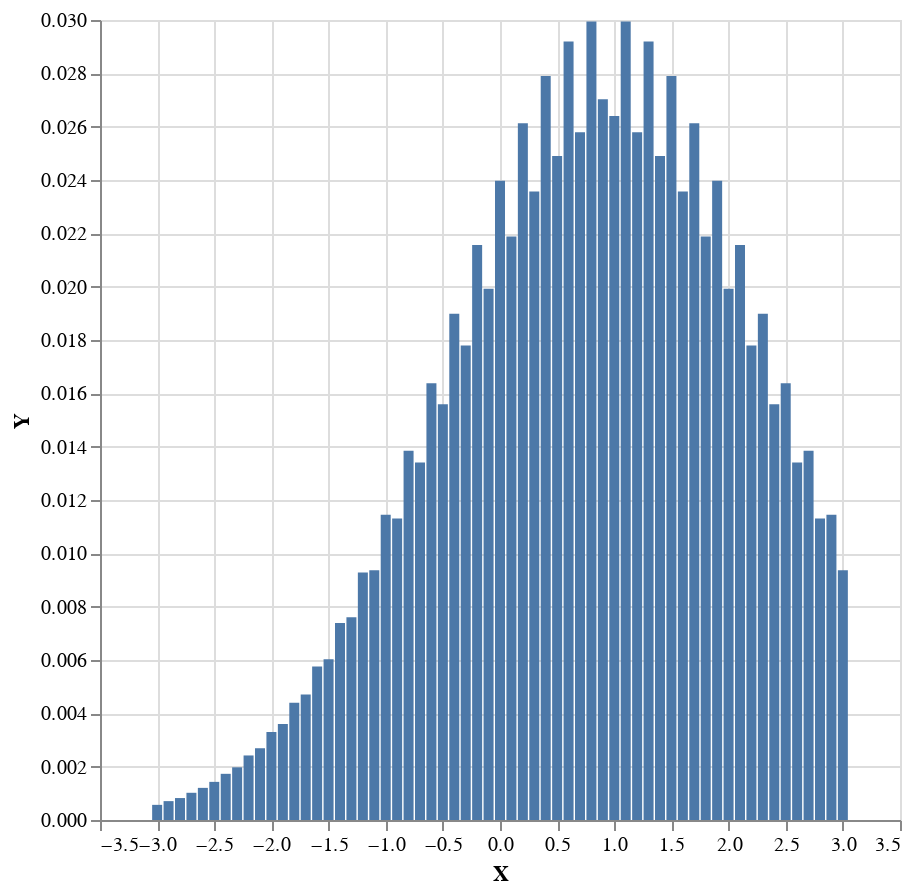

The code cell stored with this chart in its notebook:
### Code cell
bins = toBin 0.1 <$> ([-3,-2.9..3] :: [Double])

xs = fst <$> bins

model = do
    x <- normal 0 1
    y <- normal 1 1
    return (x+y)

ys = [probability x $ model | x <- bins ]

vlShow $ barPlot xs ys
xs

-- probability (-0.2,0.1) $ normal 0 1

### Figure 1 — Vega-Lite specification as saved in the notebook (floating-point values rounded to 4 significant figures)
{"height": 400, "data": {"values": [{"Y": 0.0005678, "X": -3}, {"Y": 0.0007079, "X": -2.9}, {"Y": 0.000823, "X": -2.8}, {"Y": 0.001021, "X": -2.7}, {"Y": 0.001205, "X": -2.6}, {"Y": 0.00143, "X": -2.5}, {"Y": 0.001732, "X": -2.4}, {"Y": 0.001976, "X": -2.3}, {"Y": 0.00242, "X": -2.2}, {"Y": 0.002691, "X": -2.1}, {"Y": 0.003297, "X": -2}, {"Y": 0.003601, "X": -1.9}, {"Y": 0.004401, "X": -1.8}, {"Y": 0.004709, "X": -1.7}, {"Y": 0.00576, "X": -1.6}, {"Y": 0.006033, "X": -1.5}, {"Y": 0.007391, "X": -1.4}, {"Y": 0.007601, "X": -1.3}, {"Y": 0.009281, "X": -1.2}, {"Y": 0.009363, "X": -1.1}, {"Y": 0.01145, "X": -1}, {"Y": 0.01131, "X": -0.9}, {"Y": 0.01384, "X": -0.8}, {"Y": 0.01341, "X": -0.7}, {"Y": 0.01637, "X": -0.6}, {"Y": 0.01559, "X": -0.5}, {"Y": 0.01898, "X": -0.4}, {"Y": 0.01779, "X": -0.3}, {"Y": 0.02157, "X": -0.2}, {"Y": 0.01992, "X": -0.1}, {"Y": 0.02397, "X": 0}, {"Y": 0.02188, "X": 0.1}, {"Y": 0.02613, "X": 0.2}, {"Y": 0.02356, "X": 0.3}, {"Y": 0.0279, "X": 0.4}, {"Y": 0.0249, "X": 0.5}, {"Y": 0.02919, "X": 0.6}, {"Y": 0.02579, "X": 0.7}, {"Y": 0.02994, "X": 0.8}, {"Y": 0.02703, "X": 0.9}, {"Y": 0.0264, "X": 1}, {"Y": 0.02994, "X": 1.1}, {"Y": 0.02579, "X": 1.2}, {"Y": 0.02919, "X": 1.3}, {"Y": 0.0249, "X": 1.4}, {"Y": 0.0279, "X": 1.5}, {"Y": 0.02356, "X": 1.6}, {"Y": 0.02613, "X": 1.7}, {"Y": 0.02188, "X": 1.8}, {"Y": 0.02397, "X": 1.9}, {"Y": 0.01992, "X": 2}, {"Y": 0.02157, "X": 2.1}, {"Y": 0.01779, "X": 2.2}, {"Y": 0.01898, "X": 2.3}, {"Y": 0.01559, "X": 2.4}, {"Y": 0.01637, "X": 2.5}, {"Y": 0.01341, "X": 2.6}, {"Y": 0.01384, "X": 2.7}, {"Y": 0.01131, "X": 2.8}, {"Y": 0.01145, "X": 2.9}, {"Y": 0.009363, "X": 3}]}, "$schema": "https://vega.github.io/schema/vega-lite/v4.json", "encoding": {"y": {"type": "quantitative", "field": "Y"}, "x": {"type": "quantitative", "field": "X"}}, "mark": "bar", "width": 400}
